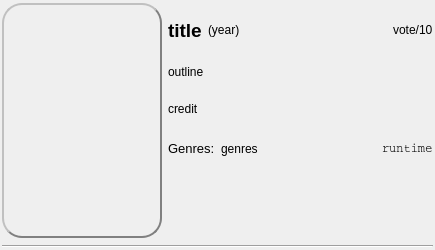
<?xml version="1.0" encoding="UTF-8"?>
<ui version="4.0">
 <class>moviebox</class>
 <widget class="QWidget" name="moviebox">
  <property name="geometry">
   <rect>
    <x>0</x>
    <y>0</y>
    <width>435</width>
    <height>250</height>
   </rect>
  </property>
  <property name="sizePolicy">
   <sizepolicy hsizetype="Preferred" vsizetype="Preferred">
    <horstretch>0</horstretch>
    <verstretch>0</verstretch>
   </sizepolicy>
  </property>
  <property name="windowTitle">
   <string>Form</string>
  </property>
  <layout class="QVBoxLayout" name="verticalLayout">
   <property name="margin">
    <number>2</number>
   </property>
   <item>
    <layout class="QHBoxLayout" name="horizontalLayout">
     <item>
      <widget class="QLabel" name="poster">
       <property name="minimumSize">
        <size>
         <width>160</width>
         <height>235</height>
        </size>
       </property>
       <property name="maximumSize">
        <size>
         <width>160</width>
         <height>235</height>
        </size>
       </property>
       <property name="styleSheet">
        <string notr="true">QLabel {
	border: 2px outset gray;
	border-radius: 20px;
	background-image: url(:/icons/no_poster.png);
}</string>
       </property>
       <property name="text">
        <string/>
       </property>
       <property name="scaledContents">
        <bool>true</bool>
       </property>
      </widget>
     </item>
     <item>
      <layout class="QVBoxLayout" name="verticalLayout_2">
       <item>
        <layout class="QHBoxLayout" name="horizontalLayout_2">
         <item>
          <widget class="QLabel" name="title">
           <property name="sizePolicy">
            <sizepolicy hsizetype="Maximum" vsizetype="Maximum">
             <horstretch>0</horstretch>
             <verstretch>0</verstretch>
            </sizepolicy>
           </property>
           <property name="cursor">
            <cursorShape>IBeamCursor</cursorShape>
           </property>
           <property name="styleSheet">
            <string notr="true">QLabel {
	font-size: 14pt;
	font-weight: bold;

}</string>
           </property>
           <property name="text">
            <string>title</string>
           </property>
           <property name="textFormat">
            <enum>Qt::AutoText</enum>
           </property>
           <property name="scaledContents">
            <bool>true</bool>
           </property>
           <property name="openExternalLinks">
            <bool>true</bool>
           </property>
           <property name="textInteractionFlags">
            <set>Qt::LinksAccessibleByMouse|Qt::TextSelectableByMouse</set>
           </property>
          </widget>
         </item>
         <item>
          <widget class="QLabel" name="year">
           <property name="sizePolicy">
            <sizepolicy hsizetype="Maximum" vsizetype="Maximum">
             <horstretch>0</horstretch>
             <verstretch>0</verstretch>
            </sizepolicy>
           </property>
           <property name="text">
            <string>(year)</string>
           </property>
           <property name="textInteractionFlags">
            <set>Qt::LinksAccessibleByMouse|Qt::TextSelectableByMouse</set>
           </property>
          </widget>
         </item>
         <item>
          <spacer name="horizontalSpacer">
           <property name="orientation">
            <enum>Qt::Horizontal</enum>
           </property>
           <property name="sizeHint" stdset="0">
            <size>
             <width>40</width>
             <height>20</height>
            </size>
           </property>
          </spacer>
         </item>
         <item>
          <widget class="QLabel" name="rating">
           <property name="sizePolicy">
            <sizepolicy hsizetype="Maximum" vsizetype="Maximum">
             <horstretch>0</horstretch>
             <verstretch>0</verstretch>
            </sizepolicy>
           </property>
           <property name="text">
            <string>vote/10</string>
           </property>
           <property name="textInteractionFlags">
            <set>Qt::LinksAccessibleByMouse|Qt::TextSelectableByMouse</set>
           </property>
          </widget>
         </item>
        </layout>
       </item>
       <item>
        <widget class="QLabel" name="outline">
         <property name="sizePolicy">
          <sizepolicy hsizetype="Expanding" vsizetype="Maximum">
           <horstretch>0</horstretch>
           <verstretch>0</verstretch>
          </sizepolicy>
         </property>
         <property name="text">
          <string>outline</string>
         </property>
         <property name="wordWrap">
          <bool>true</bool>
         </property>
         <property name="textInteractionFlags">
          <set>Qt::LinksAccessibleByMouse|Qt::TextSelectableByMouse</set>
         </property>
        </widget>
       </item>
       <item>
        <widget class="QLabel" name="credit">
         <property name="sizePolicy">
          <sizepolicy hsizetype="Maximum" vsizetype="Maximum">
           <horstretch>0</horstretch>
           <verstretch>0</verstretch>
          </sizepolicy>
         </property>
         <property name="text">
          <string>credit</string>
         </property>
         <property name="textInteractionFlags">
          <set>Qt::LinksAccessibleByMouse|Qt::TextSelectableByMouse</set>
         </property>
        </widget>
       </item>
       <item>
        <layout class="QHBoxLayout" name="horizontalLayout_3">
         <item>
          <widget class="QLabel" name="label_5">
           <property name="sizePolicy">
            <sizepolicy hsizetype="Maximum" vsizetype="Maximum">
             <horstretch>0</horstretch>
             <verstretch>0</verstretch>
            </sizepolicy>
           </property>
           <property name="styleSheet">
            <string notr="true">QLabel {
	font-size: 10pt;
}
</string>
           </property>
           <property name="text">
            <string>Genres:</string>
           </property>
          </widget>
         </item>
         <item>
          <widget class="QLabel" name="genres">
           <property name="sizePolicy">
            <sizepolicy hsizetype="Maximum" vsizetype="Maximum">
             <horstretch>0</horstretch>
             <verstretch>0</verstretch>
            </sizepolicy>
           </property>
           <property name="text">
            <string>genres</string>
           </property>
           <property name="textInteractionFlags">
            <set>Qt::LinksAccessibleByMouse|Qt::TextSelectableByMouse</set>
           </property>
          </widget>
         </item>
         <item>
          <spacer name="horizontalSpacer_2">
           <property name="orientation">
            <enum>Qt::Horizontal</enum>
           </property>
           <property name="sizeHint" stdset="0">
            <size>
             <width>40</width>
             <height>20</height>
            </size>
           </property>
          </spacer>
         </item>
         <item>
          <widget class="QLabel" name="runtime">
           <property name="sizePolicy">
            <sizepolicy hsizetype="Maximum" vsizetype="Maximum">
             <horstretch>0</horstretch>
             <verstretch>0</verstretch>
            </sizepolicy>
           </property>
           <property name="styleSheet">
            <string notr="true">QLabel {
	font-family: courier;
}</string>
           </property>
           <property name="text">
            <string>runtime</string>
           </property>
           <property name="textInteractionFlags">
            <set>Qt::LinksAccessibleByMouse|Qt::TextSelectableByMouse</set>
           </property>
          </widget>
         </item>
        </layout>
       </item>
       <item>
        <layout class="QHBoxLayout" name="horizontalLayout_4">
         <item>
          <layout class="QGridLayout" name="users_box"/>
         </item>
         <item>
          <spacer name="horizontalSpacer_3">
           <property name="orientation">
            <enum>Qt::Horizontal</enum>
           </property>
           <property name="sizeHint" stdset="0">
            <size>
             <width>40</width>
             <height>20</height>
            </size>
           </property>
          </spacer>
         </item>
        </layout>
       </item>
       <item>
        <spacer name="verticalSpacer">
         <property name="orientation">
          <enum>Qt::Vertical</enum>
         </property>
         <property name="sizeType">
          <enum>QSizePolicy::Preferred</enum>
         </property>
         <property name="sizeHint" stdset="0">
          <size>
           <width>20</width>
           <height>40</height>
          </size>
         </property>
        </spacer>
       </item>
      </layout>
     </item>
    </layout>
   </item>
   <item>
    <widget class="Line" name="line">
     <property name="orientation">
      <enum>Qt::Horizontal</enum>
     </property>
    </widget>
   </item>
  </layout>
 </widget>
 <resources>
  <include location="icons.qrc"/>
 </resources>
 <connections/>
</ui>
